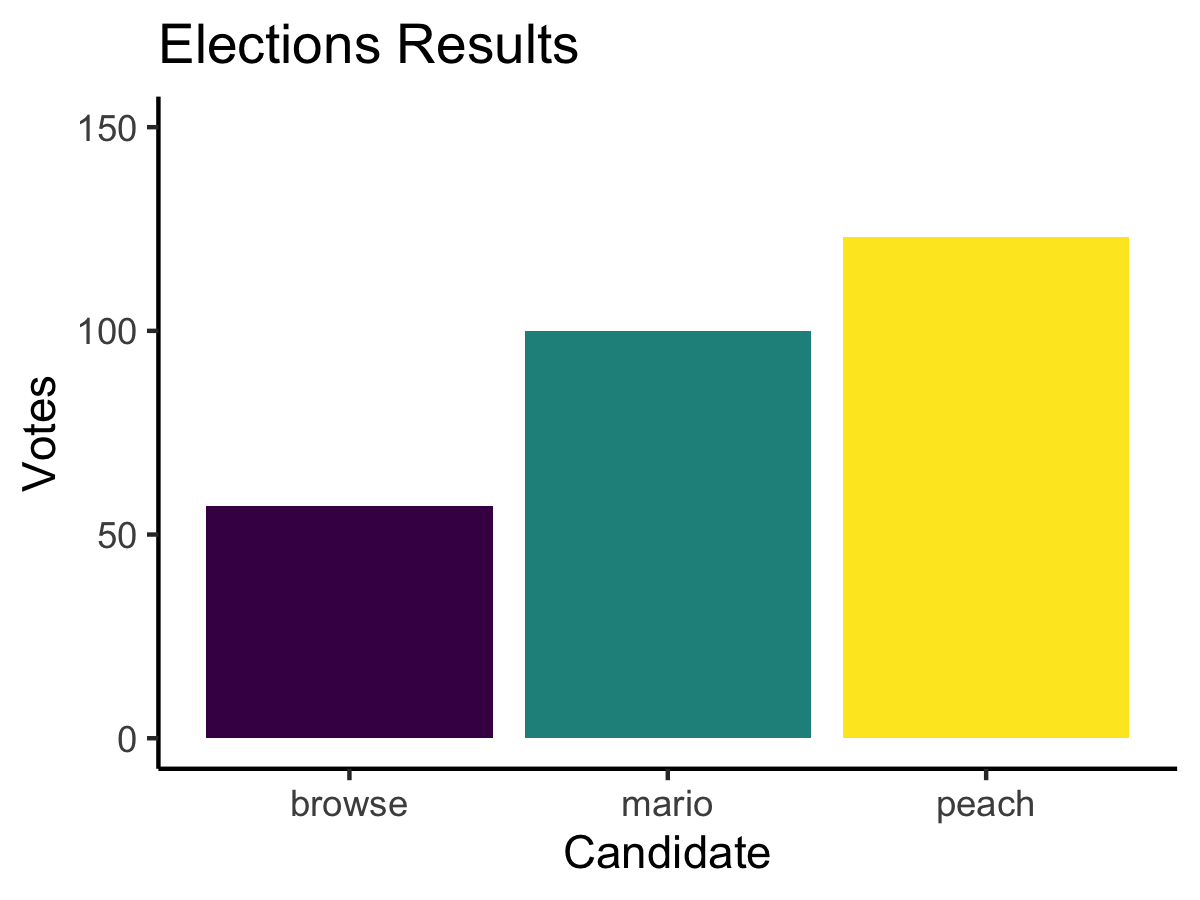

The R source for this figure:
# 1. Load the data from a CSV file
votes <- read.csv("votes.csv")  # Read the data from a file named "votes.csv" and store it in a variable called "votes"

# 2. Calculate the total votes for each candidate
votes$total <- votes$poll + votes$mail  # Create a new column named "total" by adding the values in "poll" and "mail" columns

# 3. Display the modified dataset (optional)
votes  # This line simply prints the contents of the "votes" data frame to the console for viewing

# 4. Create the bar chart using ggplot2
p <- ggplot(data = votes, aes(x = candidate, y = total)) +  # Create a ggplot object, assigning data and aesthetics
  geom_col(
    aes(fill = candidate),  # Map candidate names to bar colors
    show.legend = FALSE) +  # Suppress the legend since fill matches the x-axis
  scale_fill_viridis_d("Candidate") +  # Apply a viridis color palette for visual appeal
  scale_y_continuous(limits = c(0, 150)) +  # Set a specific range for the y-axis
  labs(
    x = "Candidate",  # Label the x-axis as "Candidate"
    y = "Votes",  # Label the y-axis as "Votes"
    title = "Elections Results"  # Set the title of the plot
  ) +
  theme_classic()  # Apply a classic theme for a simple visual style

# 5. Save the plot as a PNG image
ggsave(
  "votes.png",  # File name for the plot
  plot = p,  # The ggplot object to be saved
  width = 1200,  # Width of the saved image in pixels
  height = 900,  # Height of the saved image in pixels
  units = "px"  # Units for width and height
)
